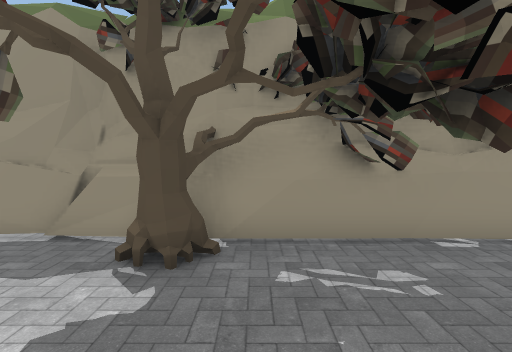
[1] (above)

14 first-person views from a walk through a Unity game level. The camera is 1.4 m above the floor, tilts 4° down and sees 85° across. The floor is counted in squares, 1 m on a side. Each view is taken from the middle of a square. On the plan, view 1 faces up. The plan holds only what a view shows up to about 14 squares ahead; the rest is blank. The place goes on beyond the plan. The player is left out.

[2]
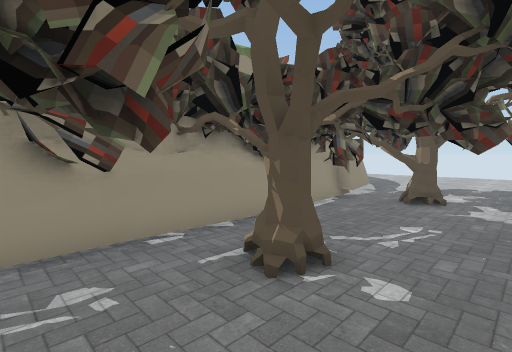

[3]
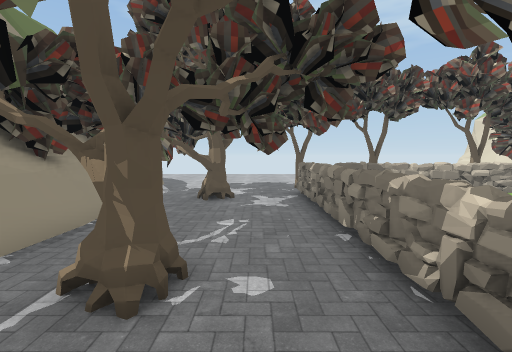

[4]
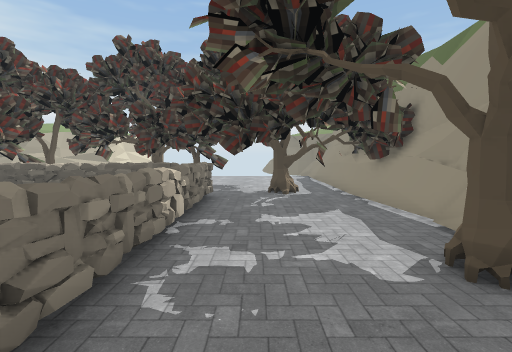

[5]
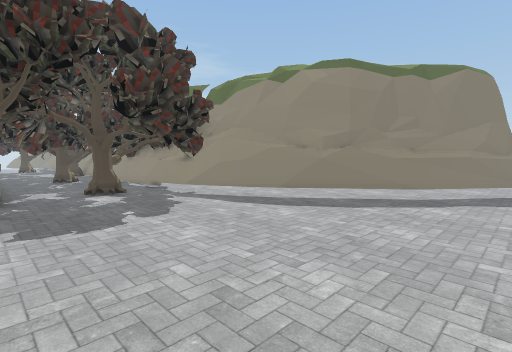

[6]
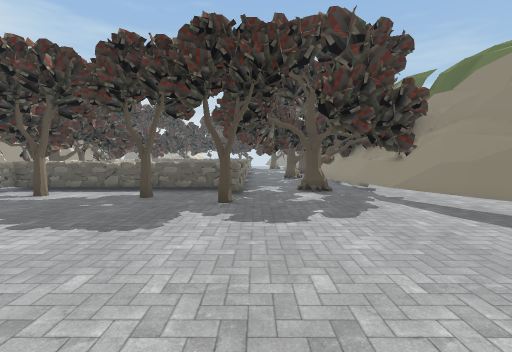

[7]
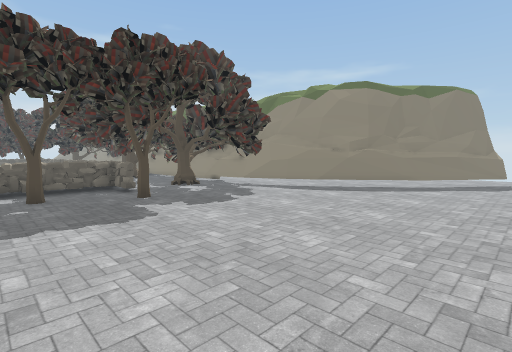

[8]
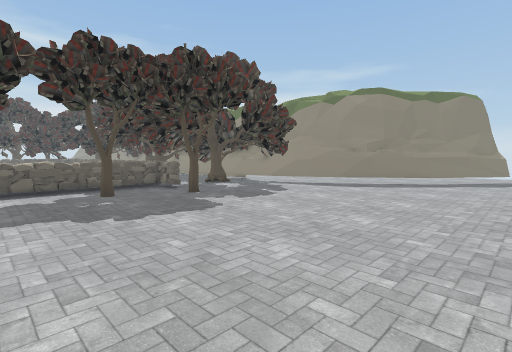

[9]
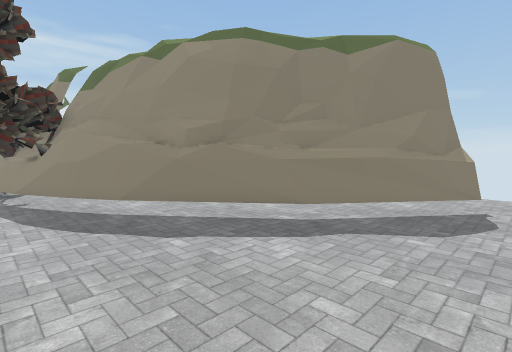

[10]
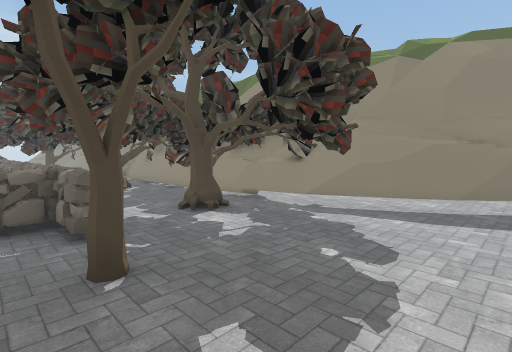

[11]
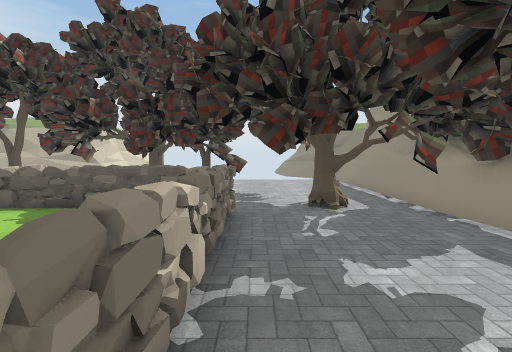

[12]
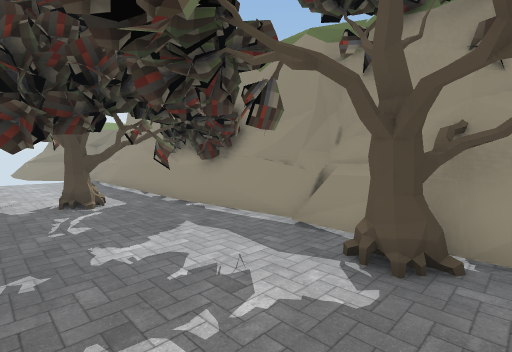

[13]
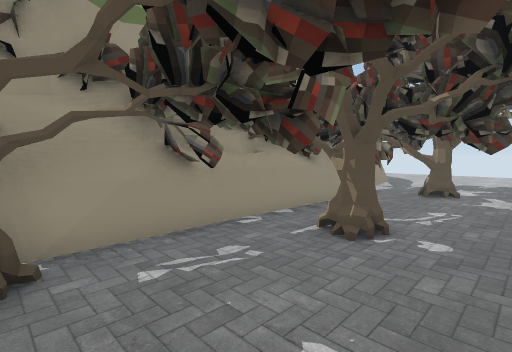

[14]
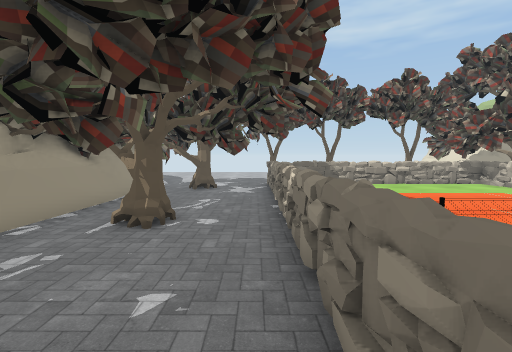

### Floor plan
Key: @ floor where view 1 was taken; # wall or solid block; x gap in a wall; . main floor; : floor 0.25 m higher than the main floor; = window, fence, low wall or low ledge; ^ raised ledge; T tree; H thing the floor can be seen under or through.
Columns run from 11 left of view 1 to 23 right of it. Each row starts with its distance up from view 1.
 15                                 ...
 14                                ....
 13                               ..H#.
 12                              ..H#..
 11                             ...H...
 10                            ...HH...
  9                           ...HH....
  8                         ....HH.....
  7          TT           ....HHH......
  6         ##     TT   T##HHHH........
  5 ########################H..........
  4 #===T#  TTT..T...=TT.x..TT.........
  3  .TT.TT......T.TT.TT.TT............
  2 TxT..T.......T.T.....TT............
  1  ....T............T................
  0 T..# T.....@.......  T.............
 -1 T.T###========##===###=xTT.........
 -2 T  ==               :=.............
 -3  TT==               :#.............
 -4  TT==:              :=.T...........
 -5  TT==:         ::::::=.............
 -6  TT^=          ::::::^#...........
 -7   T##                #=T......... .

Positions as (right, up) in squares from view 1, and headings:
1: (0, 0), facing up
2: (1, 0), facing up-right
3: (1, 1), facing right
4: (2, 1), facing left
5: (22, -1), facing up-left
6: (22, 0), facing left
7: (23, -5), facing up-left
8: (23, -7), facing up-left
9: (23, 4), facing up-left
10: (17, -2), facing up-left
11: (-1, 0), facing left
12: (0, 0), facing up-left
13: (-1, 0), facing up-right
14: (-2, 0), facing right
